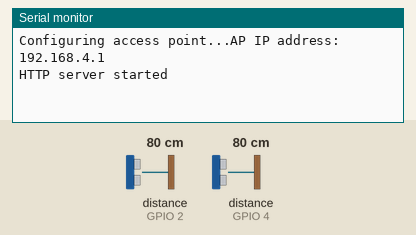
Recording of a sketch running on a simulated ESP8266 (NodeMCU). On the bench: the last lines printed to the serial monitor. Wiring (inferred from the names in the program): 2 × ultrasonic range finder: trigger GPIO 0, echo GPIO 2 / trigger GPIO 5, echo GPIO 4. Inputs (shaded band) come from the test bench; at power-on: distance to the obstacle (sensors on GPIO 2, GPIO 4) 80 cm. The echo pulse lasts 58.3 µs per cm.

Above: at 2.2 s.
2.3 s: distance to the obstacle (sensor on GPIO 2) set to 2 cm
At 3.5 s:
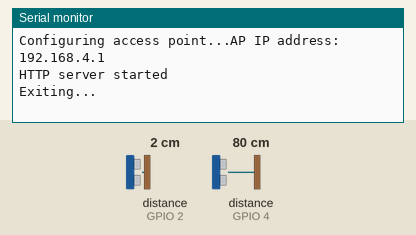
3.8 s: distance to the obstacle (sensor on GPIO 4) set to 2 cm
At 4.9 s:
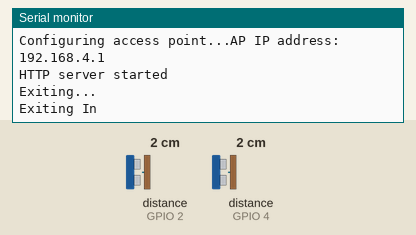
5.3 s: distance to the obstacle (sensor on GPIO 4) set to 18 cm
At 6.0 s:
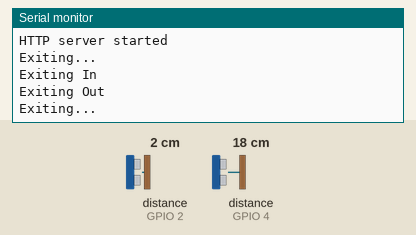

Measured:
- after the input at 2.3 s, the serial monitor: prints a new line at once (image 1)
- after the input at 3.8 s, the serial monitor: prints a new line at once (image 2)
- after the input at 5.3 s, the serial monitor: prints a new line at once (image 3)

The sketch:

sketch_aug22b.ino
```cpp
#include <ESP8266WiFi.h>
#include <WiFiClient.h>
#include <ESP8266WebServer.h>

const char *ssid = "ConTrolley";
const char *password = "makeawok";

const int trigPin = 5;
const int echoPin = 4;

//Ultrasonido2
const int trigPin2 = 0;
const int echoPin2 = 2;

int distance, distance2;

bool sensor1Activated = false, sensor2Activated = false, secondChecked = false;

int countIncoming = 0, countOutgoing = 0;

ESP8266WebServer server(80);

void handleRoot() {
  String stringOne = "{\"incomingCount\":";
  stringOne += countIncoming;
  stringOne += ", \"outgoingCount\":";
  stringOne += countOutgoing;
  stringOne += "}";

  server.send(200, "application/json", stringOne);
}

void cleanRoot() {
  countIncoming = 0;
  countOutgoing = 0;
  server.send(200, "application/json", "{\"msg\":\"Clean Data...\"}");
}

void setup() {
  delay(1000);
  Serial.begin(115200);
  Serial.println();
  Serial.print("Configuring access point...");
  /* You can remove the password parameter if you want the AP to be open. */
  WiFi.softAP(ssid, password);

  IPAddress myIP = WiFi.softAPIP();
  Serial.print("AP IP address: ");
  Serial.println(myIP);
  server.on("/", handleRoot);
  server.on("/clean", cleanRoot);
  server.begin();
  Serial.println("HTTP server started");

  //Ultrasonido1
  pinMode(trigPin, OUTPUT); // Sets the trigPin as an Output
  pinMode(echoPin, INPUT); // Sets the echoPin as an Input


  pinMode(trigPin2, OUTPUT); // Sets the trigPin as an Output
  pinMode(echoPin2, INPUT); // Sets the echoPin as an Inpu
}

int getDistanceFromSensor(int trig, int echo){
  digitalWrite(trig, LOW);
  delayMicroseconds(2);
  digitalWrite(trig, HIGH);
  delayMicroseconds(10);
  digitalWrite(trig, LOW);
  return (pulseIn(echo, HIGH) / 2) / 29.1; //29.1
}

void loop() {
  server.handleClient();

  if(getDistanceFromSensor(trigPin, echoPin) <= 15){
    Serial.println("Entering...");
    sensor1Activated = true;
  }

  if(getDistanceFromSensor(trigPin2, echoPin2) <= 15){
    Serial.println("Exiting...");
    sensor2Activated = true;
  }

  while(sensor1Activated == true && sensor2Activated == false){
    server.handleClient();
    if(!secondChecked && getDistanceFromSensor(trigPin2, echoPin2) <= 15){
      Serial.println("Entered In");
      secondChecked = true;
    }else if(secondChecked && getDistanceFromSensor(trigPin2, echoPin2) >= 15){
      Serial.println("Entered Out");
      sensor1Activated = false;
      sensor2Activated = false;
      secondChecked = false;
      countIncoming += 1;
      break;
    }
  }

  while(sensor2Activated == true && sensor1Activated == false){
    server.handleClient();
    if(!secondChecked && getDistanceFromSensor(trigPin, echoPin) <= 15){
      Serial.println("Exiting In");
      secondChecked = true;
    }else if(secondChecked && getDistanceFromSensor(trigPin, echoPin) >= 15){
      Serial.println("Exiting Out");
      sensor1Activated = false;
      sensor2Activated = false;
      secondChecked = false;
      countIncoming += 1;
      break;
    }
  }
}
```
